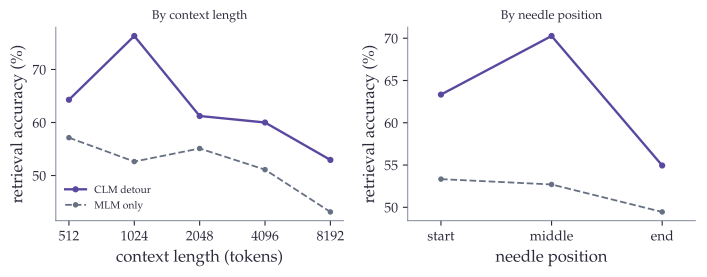

Recreate this plot in Python.
"""
needle.py — Chapter 5 needle-in-a-haystack figure.

Binary retrieval accuracy of the CLM-detour vs the MLM-only model on a synthetic
French needle-in-a-haystack task, by context length and by needle position. The
detour helps at every length and position. Data verbatim from the run outputs.

Run: uv run --with matplotlib python plots/chapter5/needle.py
"""
import json, os, sys
import matplotlib.pyplot as plt
sys.path.insert(0, os.path.dirname(os.path.dirname(os.path.abspath(__file__))))
from thesis_style import COLORS, apply_style

HERE = os.path.dirname(os.path.abspath(__file__))
clm = json.load(open(os.path.join(HERE, "data", "needle_clm.json")))["test_metrics"]
mlm = json.load(open(os.path.join(HERE, "data", "needle_mlm.json")))["test_metrics"]

apply_style()
fig, (ax1, ax2) = plt.subplots(1, 2, figsize=(7.2, 2.9))

# (a) by context length
lens = [512, 1024, 2048, 4096, 8192]
cl = [clm["by_length"][str(L)]["accuracy"] * 100 for L in lens]
ml = [mlm["by_length"][str(L)]["accuracy"] * 100 for L in lens]
ax1.plot(lens, cl, color=COLORS["primary_dark"], lw=1.7, marker="o", markersize=3.5, label="CLM detour")
ax1.plot(lens, ml, color=COLORS["neutral"], lw=1.3, ls="--", marker="o", markersize=3, label="MLM only")
ax1.set_xscale("log", base=2)
ax1.set_xticks(lens); ax1.set_xticklabels([str(L) for L in lens])
ax1.set_xlabel("context length (tokens)")
ax1.set_ylabel("retrieval accuracy (\%)")
ax1.set_title("By context length", fontsize=9)
ax1.legend(fontsize=7.5, loc="lower left", frameon=False)
ax1.minorticks_off()

# (b) by needle position
pos = ["start", "middle", "end"]
cp = [clm["by_position"][p]["accuracy"] * 100 for p in pos]
mp = [mlm["by_position"][p]["accuracy"] * 100 for p in pos]
x = range(len(pos))
ax2.plot(x, cp, color=COLORS["primary_dark"], lw=1.7, marker="o", markersize=3.5, label="CLM detour")
ax2.plot(x, mp, color=COLORS["neutral"], lw=1.3, ls="--", marker="o", markersize=3, label="MLM only")
ax2.set_xticks(list(x)); ax2.set_xticklabels(pos)
ax2.set_xlabel("needle position")
ax2.set_ylabel("retrieval accuracy (\%)")
ax2.set_title("By needle position", fontsize=9)
ax2.set_xlim(-0.3, 2.3)

fig.tight_layout()
out = os.path.join(HERE, "needle.pdf")
fig.savefig(out, bbox_inches="tight")
print("wrote", out)
